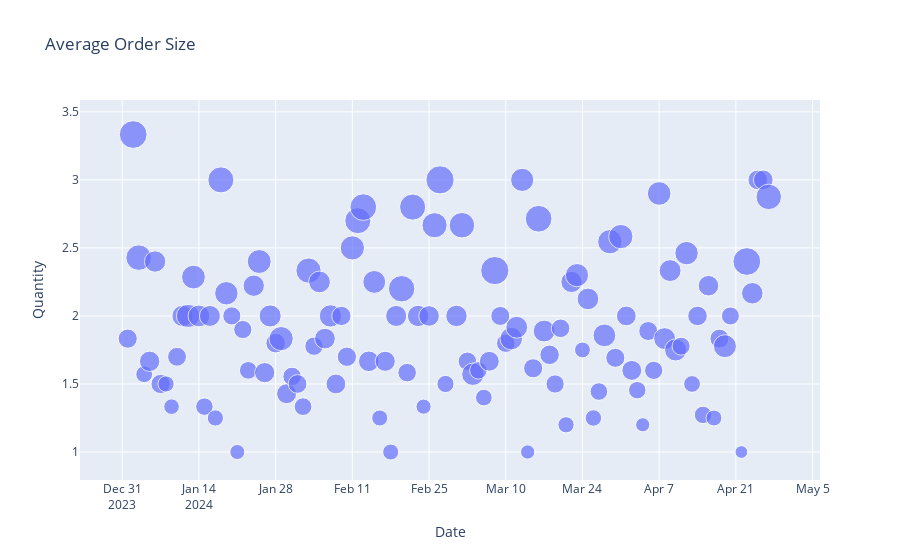

Notebook cell for this chart:
### Code cell
fig6 = px.scatter(average_order, x='Date', y='Quantity', size='Sold', title='Average Order Size')
fig6.show()
